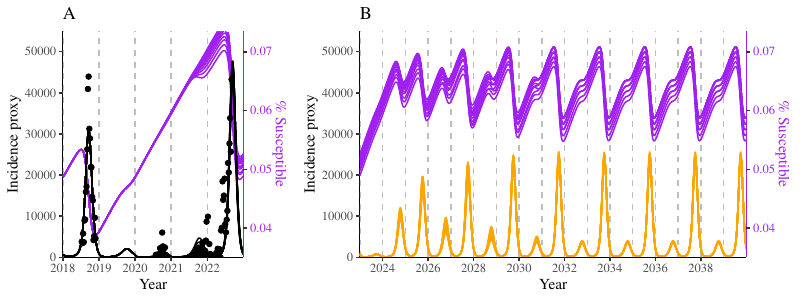

The script that saved this image:
library(ggplot2); theme_set(theme_bw(base_family = "Times"))
library(tidyr)
library(dplyr)
library(deSolve)
library(egg)
source("../R/simulate_sir_deterministic.R")

load("../data_processed/data_processed_mobility_us.rda")
load("../data_processed/data_processed_d68_nvsn.rda")
load("../fit/fit_nonpi.rda")
load("../fit/fit_npi_beta.rda")
load("../fit/fit_npi_mobility_omega_R0_S0.rda")

fit_nonpi_best <- fit_nonpi %>%
    filter(logLik==max(logLik))

fit_npi_beta_filter <- fit_npi_beta %>%
    filter(logLik>max(logLik)-2) %>%
    group_by(sim) %>%
    mutate(
        C=c(NA, diff(C))
    )

fit_npi_beta_filter_param <- fit_npi_beta_filter %>%
    filter(time==0)

fit_npi_beta_filter_pred <- apply(fit_npi_beta_filter_param, 1, function(x) {
    out <- simulate_sir_npi_beta_deterministic(S0=1/x[["R0"]], I0=1e-5, R0=x[["R0"]], omega=2, tmax=50, phi=x[["phi"]],
                                        npistart=26*52,
                                        npiend=28*52,
                                        reduction = x[["reduction"]],
                                        reduction_post = x[["reduction_post"]])

    out$sim <- x[["sim"]]

    out
}) %>%
    bind_rows %>%
    group_by(sim) %>%
    mutate(
        C=c(NA, diff(C))
    )

g1 <- ggplot(fit_npi_beta_filter) +
    geom_vline(xintercept=2018:2023, col="gray", lty=2) +
    geom_line(aes(time/52-24+2018, (S-35000)/0.7, group=sim), col="purple") +
    geom_line(aes(time/52-24+2018, c(C*fit_nonpi_best$scale[1]), group=sim), col="black") +
    geom_point(data=data_processed_d68_nvsn, aes(year+week/52, proxy)) +
    scale_x_continuous("Year", limits=c(2018, 2023), expand=c(0, 0),
                       breaks=2018:2022) +
    scale_y_continuous("Incidence proxy", limits=c(0, 55000), expand=c(0, 0),
                       sec.axis = sec_axis(~(.*0.7+35000)/1e6,
                                           name="% Susceptible")) +
    ggtitle("A") +
    theme(
        panel.grid = element_blank(),
        panel.border = element_blank(),
        axis.line = element_line(),
        axis.line.y.right = element_line(color="purple"),
        axis.title.y.right = element_text(color="purple"),
        axis.text.y.right = element_text(color="purple")
    )

g2 <- ggplot(fit_npi_beta_filter_pred) +
    geom_vline(xintercept=2018:2039, col="gray", lty=2) +
    geom_line(aes(time/52-24+2018, (S-35000)/0.7, group=sim), col="purple") +
    geom_line(aes(time/52-24+2018, c(C*fit_nonpi_best$scale[1]), group=sim), col="orange") +
    geom_point(data=data_processed_d68_nvsn, aes(year+week/52, proxy)) +
    scale_x_continuous("Year", limits=c(2023, 2040), expand=c(0, 0),
                       breaks=seq(2018, 2039, by=2)) +
    scale_y_continuous("Incidence proxy", limits=c(0, 55000), expand=c(0, 0),
                       sec.axis = sec_axis(~(.*0.7+35000)/1e6,
                                           name="% Susceptible")) +
    ggtitle("B") +
    theme(
        panel.grid = element_blank(),
        panel.border = element_blank(),
        axis.line = element_line(),
        axis.line.y.right = element_line(color="purple"),
        axis.title.y.right = element_text(color="purple"),
        axis.text.y.right = element_text(color="purple")
    )

gcomb <- ggarrange(g1, g2, nrow=1, draw=FALSE,
          widths=c(0.7, 1.5))

ggsave("figure2_alternative.pdf", gcomb, width=8, height=3)
